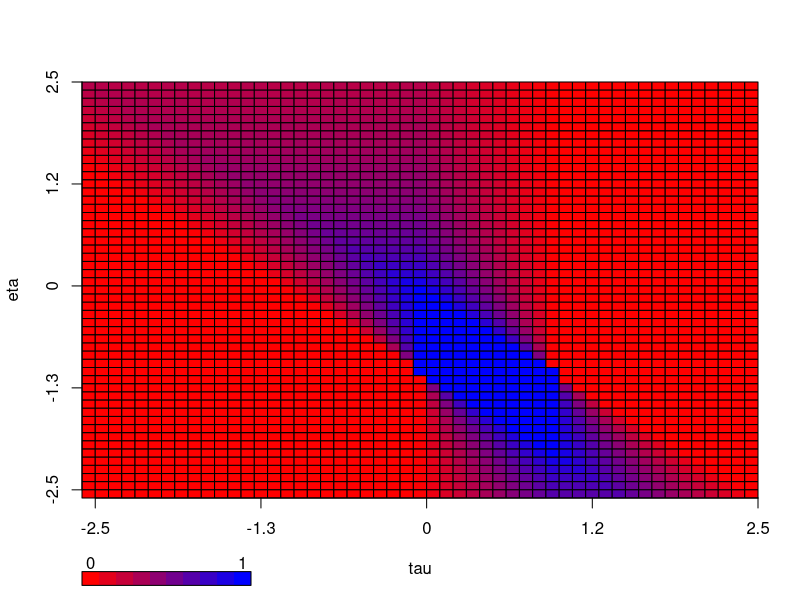
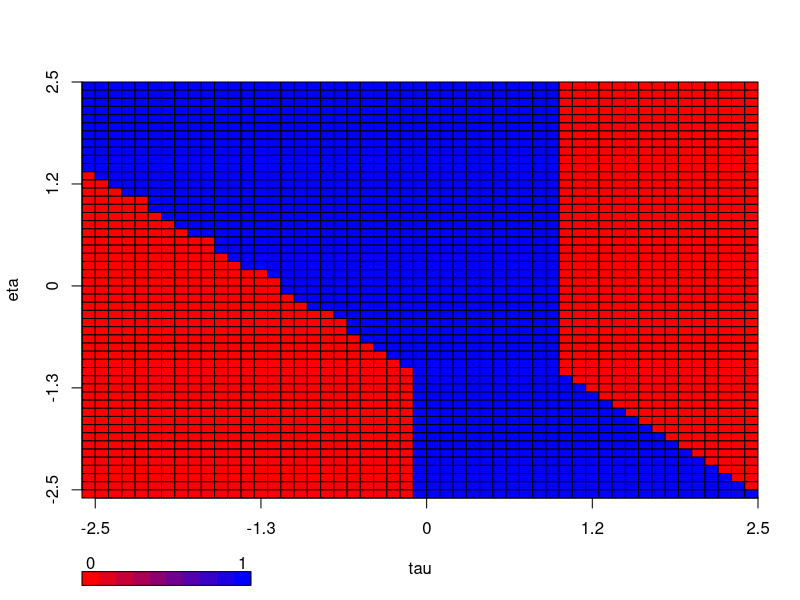
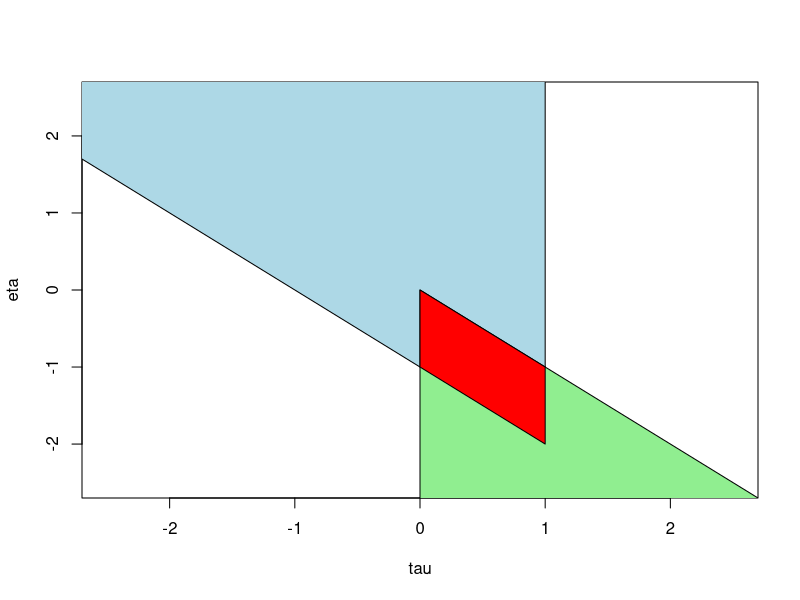

Source code (R) for these figures, in order: (Note: this script raises an error after producing the figures.)


f <- function(t, e) {
  yc <- seq(0, 1, length = 100)
  yt <- t + (1 + e) * yc
  out <- table(yt >= 0 & yt <= 1)["TRUE"]
  ifelse(is.na(out), 0, out)
}

eta <- seq(2.5, -2.5, by = -.1)
tau <- seq(-2.5, 2.5, by = .1)
n <- length(eta)
save <- matrix(nrow = n, ncol = n)
# tau col -1 ->  1, i
# eta row  1 -> -1, j
for (i in 1:n) {
  for (j in 1:n) {
    save[j,i] <- f(tau[i], eta[j])
  }
}
save <- save/100
rownames(save) <- eta
colnames(save) <- tau

plotrix::color2D.matplot(save, c(1,0), c(0,0), c(0,1), show.legend = TRUE,
                         xlab = "tau", ylab = "eta", axes = FALSE)
axis(1, at = quantile(1:n),labels = round(quantile(eta), 1))
axis(2, at = quantile(1:n),labels = round(quantile(eta), 1))

plotrix::color2D.matplot(0 + (save > 0), c(1,0), c(0,0), c(0,1), show.legend = TRUE,
                         xlab = "tau", ylab = "eta", axes = FALSE)
axis(1, at = quantile(1:n),labels = round(quantile(eta), 1))
axis(2, at = quantile(1:n),labels = round(quantile(eta), 1))

plot(NULL, xlim = c(-2.5, 2.5), ylim = c(-2.5, 2.5), xlab = "tau", ylab = "eta")
polygon(c(1, 1, -4), c(3, -2, 3), col = 'lightblue')
polygon(c(0, 3, 0), c(0, -3, -3), col = 'lightgreen')
polygon(c(0, 1, 1, 0), y = c(0, -1, -2, -1), col = 'red')

points(bigsave[,1:2])

